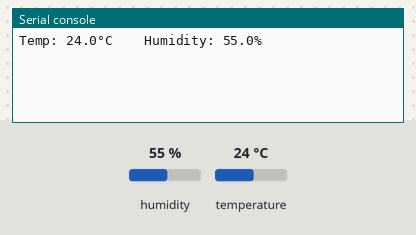
A program run on a simulated Raspberry Pi Pico running CircuitPython. Parts: the last lines printed to the serial console. The test bench sets the inputs (shaded band); at power-on: humidity 55 %, temperature 24 °C.

Above: at 1.2 s.
1.3 s: humidity set to 22 %
At 3.9 s:
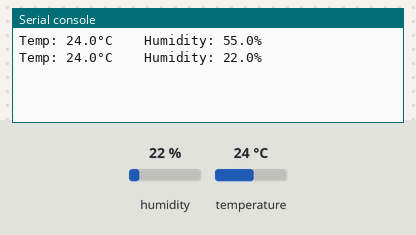
4.3 s: temperature set to 12 °C
At 5.1 s:
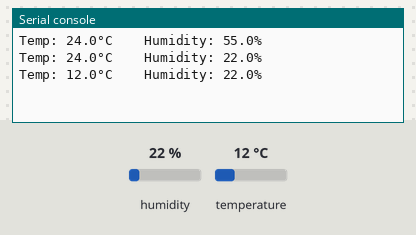
7.3 s: humidity set to 40 %
At 9.9 s:
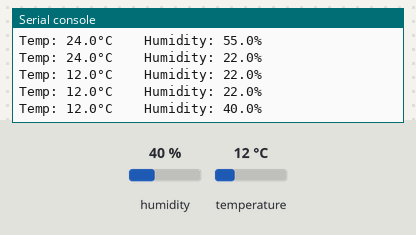
Timing chart, 0 to 11.4 s (numbered marks = the images above; inputs shaded):
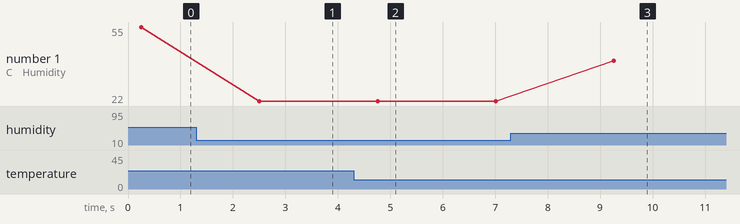

Measured:
- after the input at 1.3 s, the serial console: prints a new line after 1.2 s (image 1)
- after the input at 4.3 s, the serial console: prints a new line after 0.46 s (image 2)
- after the input at 7.3 s, the serial console: prints a new line after 2.0 s (image 3)
- plotted number 1: 55 → 22 after the input at 1.3 s, 22 → 40 after the input at 7.3 s

The program:

temp_humid.py
```python
# temp humidity sensor
# collin

import time
import board
import adafruit_dht

# Set up the DHT11 sensor on a GPIO pin (e.g., GP15)
dht = adafruit_dht.DHT11(board.GP15)

while True:
    try:
        # Read temperature and humidity
        temperature = dht.temperature
        humidity = dht.humidity

        print(f"Temp: {temperature:.1f}°C    Humidity: {humidity:.1f}%")
    except RuntimeError as e:
        # Errors happen fairly often with DHT sensors, just retry
        print(f"Error reading sensor: {e}")
    time.sleep(2)  # Delay between readings
```
